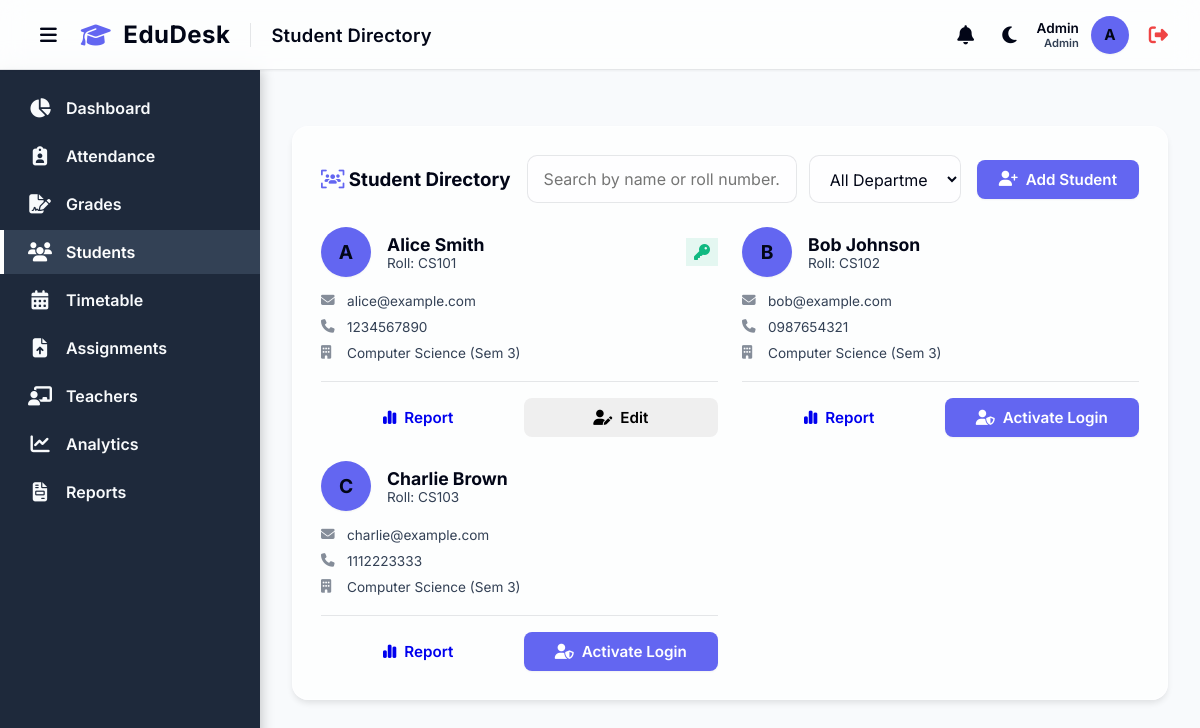
/students (signed in), run on the app's committed database.
### models.py (models this page shows)
class User(UserMixin, db.Model):
    id = db.Column(db.Integer, primary_key=True)
    name = db.Column(db.String(100), nullable=False)
    email = db.Column(db.String(120), unique=True, nullable=False)
    password_hash = db.Column(db.String(256), nullable=False)
    role = db.Column(db.String(20), nullable=False, default='Teacher') # 'Admin', 'Teacher', 'Student', 'Parent'
    subject_id = db.Column(db.Integer, db.ForeignKey('subject.id'), nullable=True)
    subject = db.relationship('Subject', foreign_keys=[subject_id], backref='users_as_teachers')
    notifications = db.relationship('Notification', backref='user', lazy=True)

class Student(db.Model):
    id = db.Column(db.Integer, primary_key=True)
    roll_number = db.Column(db.String(20), unique=True, nullable=False)
    name = db.Column(db.String(100), nullable=False)
    email = db.Column(db.String(120), unique=True, nullable=True)
    phone = db.Column(db.String(20), nullable=True)
    department = db.Column(db.String(50), nullable=True)
    semester = db.Column(db.Integer, nullable=True)
    batch = db.Column(db.String(50), nullable=True)
    teacher_id = db.Column(db.Integer, db.ForeignKey('user.id'), nullable=True)
    user_id = db.Column(db.Integer, db.ForeignKey('user.id'), nullable=True) # For Student Login
    parent_id = db.Column(db.Integer, db.ForeignKey('user.id'), nullable=True) # For Parent Linkage
    teacher = db.relationship('User', foreign_keys=[teacher_id], backref='students_mentored')
    user_account = db.relationship('User', foreign_keys=[user_id], backref='student_profile')
    parent = db.relationship('User', foreign_keys=[parent_id], backref='children')
    attendances = db.relationship('Attendance', backref='student', lazy=True)
    grades = db.relationship('Grade', backref='student', lazy=True)
    submissions = db.relationship('Submission', backref='student', lazy=True)

### app.py (the view)
@app.route('/students')
@login_required
def students():
    if current_user.role == 'Admin':
        all_students = Student.query.all()
        teachers = User.query.filter_by(role='Teacher').all()
    else:
        all_students = Student.query.filter_by(teacher_id=current_user.id).all()
        teachers = []
    return render_template('students.html', students=all_students, teachers=teachers)

### app.py (called while the page is built)
@login_manager.user_loader
def load_user(user_id):
    return User.query.get(int(user_id))

### templates/students.html (shortened to what this page needs)
{% extends 'base.html' %}
{% block page_title %}Student Directory{% endblock %}
{% block content %}
<div class="card">
    <div style="display: flex; justify-content: space-between; align-items: center; margin-bottom: 24px; gap: 16px; flex-wrap: wrap;">
        <h3 style="margin: 0;"><i class="fa-solid fa-users-viewfinder" style="color: var(--primary-color);"></i> Student Directory</h3>
        <div style="display: flex; gap: 12px; flex: 1; min-width: 300px;">
            <input type="text" id="directorySearch" class="form-control" placeholder="Search by name or roll number..." style="flex: 2;">
            <select id="deptFilter" class="form-control" style="flex: 1;">
                <option value="">All Departments</option>
            </select>
        </div>
        <button class="btn btn-primary" onclick="document.getElementById('addStudentForm').style.display='block'"><i class="fa-solid fa-user-plus"></i> Add Student</button>
    </div>
    <div id="studentGrid" style="display: grid; grid-template-columns: repeat(auto-fill, minmax(320px, 1fr)); gap: 24px;">
        {% for student in students %}
        <div class="glass-card student-card" data-name="{{ student.name|lower }}" data-roll="{{ student.roll_number|lower }}" data-dept="{{ student.department }}">
            <div style="display: flex; align-items: center; gap: 16px; margin-bottom: 16px;">
                <div class="avatar" style="width: 50px; height: 50px; background: var(--primary-color); font-size: 1.2rem;">
                    {{ student.name[0] }}
                </div>
                <div style="flex: 1;">
                    <h4 style="margin: 0; font-size: 1.1rem; color: var(--text-main);">{{ student.name }}</h4>
                    <p style="margin: 0; color: var(--text-muted); font-size: 0.85rem;">Roll: {{ student.roll_number }}</p>
                </div>
                {% if student.user_id %}
                <span class="badge" title="Has Login Account" style="background: rgba(16, 185, 129, 0.1); color: #10B981; padding: 4px 8px;"><i class="fa-solid fa-key"></i></span>
                {% endif %}
            </div>
            <div style="font-size: 0.85rem; color: var(--text-muted); display: grid; gap: 10px; margin-bottom: 20px;">
                <div style="display: flex; align-items: center; gap: 10px;"><i class="fa-solid fa-envelope" style="width: 16px; opacity: 0.6;"></i> {{ student.email or 'No Email' }}</div>
                <div style="display: flex; align-items: center; gap: 10px;"><i class="fa-solid fa-phone" style="width: 16px; opacity: 0.6;"></i> {{ student.phone or 'No Phone' }}</div>
                <div style="display: flex; align-items: center; gap: 10px;"><i class="fa-solid fa-building" style="width: 16px; opacity: 0.6;"></i> {{ student.department }} (Sem {{ student.semester }})</div>
            </div>
            <div style="display: flex; gap: 8px; border-top: 1px solid var(--border-color); pt: 16px; margin-top: 16px; padding-top: 16px;">
                <a href="{{ url_for('reports', student_id=student.id) }}" class="btn btn-secondary btn-small" style="flex: 1; text-align: center;"><i class="fa-solid fa-chart-simple"></i> Report</a>
                {% if current_user.role == 'Admin' %}
                    {% if not student.user_id %}
                    <button class="btn btn-primary btn-small" style="flex: 1;" onclick="openLoginModal({{ student.id }}, '{{ student.name }}')"><i class="fa-solid fa-user-shield"></i> Activate Login</button>
                    {% else %}
                    <button class="btn btn-secondary btn-small" style="flex: 1;"><i class="fa-solid fa-user-pen"></i> Edit</button>
                    {% endif %}
                {% endif %}
            </div>
        </div>
        {% else %}
        <p style="color: var(--text-muted); grid-column: 1 / -1; text-align: center; padding: 40px;">No students found in the database.</p>
        {% endfor %}
    </div>
</div>
</div>
{% endblock %}

### templates/base.html (shortened to what this page needs)
<!DOCTYPE html>
<html lang="en">
<head>
    <link rel="stylesheet" href="https://cdnjs.cloudflare.com/ajax/libs/font-awesome/6.4.0/css/all.min.css">
    <link rel="stylesheet" href="{{ url_for('static', filename='css/style.css') }}">
</head>
<body>
    <header class="topbar">
        <div style="display: flex; align-items: center; gap: 16px;">
            <button id="sidebarToggle" class="btn btn-theme-toggle" aria-label="Toggle Sidebar"
                style="background: transparent; border: none; color: var(--text-main); font-size: 1.2rem; cursor: pointer; display: flex; align-items: center; padding: 4px 8px;">
                <i class="fa-solid fa-bars"></i>
            </button>
            <div class="brand-header"
                style="display: flex; align-items: center; gap: 12px; font-size: 1.5rem; font-weight: 700; color: var(--text-main); letter-spacing: 0.5px;">
                <i class="fa-solid fa-graduation-cap" style="color: var(--primary-color);"></i>
                <span>EduDesk</span>
            </div>
            <h1 class="page-title" style="margin: 0;">{% block page_title %}Dashboard{% endblock %}</h1>
        </div>
        <div class="user-profile" style="display: flex; align-items: center; gap: 12px;">
            <div class="notification-wrapper" style="position: relative;">
                <button id="notifBell" class="btn btn-theme-toggle" aria-label="Notifications"
                    style="background: transparent; border: none; color: var(--text-main); font-size: 1.2rem; cursor: pointer; display: flex; align-items: center; padding: 4px 8px;">
                    <i class="fa-solid fa-bell"></i>
                </button>
            </div>
            <button id="themeToggle" class="btn btn-theme-toggle" aria-label="Toggle Theme"
                style="background: transparent; border: none; color: var(--text-main); font-size: 1.2rem; cursor: pointer; display: flex; align-items: center; padding: 4px 8px;">
                <i class="fa-solid fa-moon"></i>
            </button>
            <div style="text-align: right;">
                <div style="font-size: 0.85rem; font-weight: 600;">{{ current_user.name }}</div>
                <div style="font-size: 0.7rem; color: var(--text-muted);">{{ current_user.role }}</div>
            </div>
            <div class="avatar">{{ current_user.name[0] | upper if current_user.name else 'U' }}</div>
            <a href="{{ url_for('logout') }}" title="Logout"
                style="color: #ef4444; font-size: 1.2rem; margin-left: 8px;"><i
                    class="fa-solid fa-right-from-bracket"></i></a>
        </div>
    </header>
    <div class="layout-wrapper" style="display: flex; flex: 1;">
        <aside class="sidebar">
            <ul class="nav-links" style="padding-top: 16px;">
                <li class="nav-item">
                    <a href="{{ url_for('dashboard') }}"
                        class="nav-link {% if request.endpoint == 'dashboard' or request.endpoint == 'student_dashboard' or request.endpoint == 'parent_dashboard' %}active{% endif %}">
                        <i class="fa-solid fa-chart-pie"></i>
                        <span>Dashboard</span>
                    </a>
                </li>
                {% if current_user.role in ['Admin', 'Teacher'] %}
                <li class="nav-item">
                    <a href="{{ url_for('attendance') }}"
                        class="nav-link {% if request.endpoint == 'attendance' %}active{% endif %}">
                        <i class="fa-solid fa-clipboard-user"></i>
                        <span>Attendance</span>
                    </a>
                </li>
                <li class="nav-item">
                    <a href="{{ url_for('grades') }}"
                        class="nav-link {% if request.endpoint == 'grades' %}active{% endif %}">
                        <i class="fa-solid fa-file-signature"></i>
                        <span>Grades</span>
                    </a>
                </li>
                <li class="nav-item">
                    <a href="{{ url_for('students') }}"
                        class="nav-link {% if request.endpoint == 'students' %}active{% endif %}">
                        <i class="fa-solid fa-users"></i>
                        <span>Students</span>
                    </a>
                </li>
                {% endif %}
                <li class="nav-item">
                    <a href="{{ url_for('timetable') }}"
                        class="nav-link {% if request.endpoint == 'timetable' %}active{% endif %}">
                        <i class="fa-solid fa-calendar-days"></i>
                        <span>Timetable</span>
                    </a>
                </li>
                <li class="nav-item">
                    <a href="{{ url_for('assignments') }}"
                        class="nav-link {% if request.endpoint == 'assignments' %}active{% endif %}">
                        <i class="fa-solid fa-file-arrow-up"></i>
                        <span>Assignments</span>
                    </a>
                </li>
                {% if current_user.role == 'Admin' %}
                <li class="nav-item">
                    <a href="{{ url_for('teachers') }}"
                        class="nav-link {% if request.endpoint == 'teachers' %}active{% endif %}">
                        <i class="fa-solid fa-chalkboard-user"></i>
                        <span>Teachers</span>
                    </a>
                </li>
                {% endif %}
                {% if current_user.role in ['Admin', 'Teacher'] %}
                <li class="nav-item">
                    <a href="{{ url_for('analytics') }}"
                        class="nav-link {% if request.endpoint == 'analytics' %}active{% endif %}">
                        <i class="fa-solid fa-chart-line"></i>
                        <span>Analytics</span>
                    </a>
                </li>
                {% endif %}
                <li class="nav-item">
                    <a href="{{ url_for('reports') }}"
                        class="nav-link {% if request.endpoint == 'reports' %}active{% endif %}">
                        <i class="fa-solid fa-file-invoice"></i>
                        <span>Reports</span>
                    </a>
                </li>
            </ul>
        </aside>
        <main class="main-content">
            <div class="content-wrapper">
                {% block content %}
                {% endblock %}
            </div>
</body>
</html>

### static/css/style.css (style rules this page uses)
:root { --primary-color: #6366f1; --primary-hover: #4f46e5; --secondary-color: #64748b; --bg-color: #f8fafc; --sidebar-bg: #1e293b; --sidebar-text: #f8fafc; --sidebar-hover: #334155; --sidebar-active-text: #ffffff; --card-bg: rgba(255, 255, 255, 0.7); --card-border: rgba(255, 255, 255, 0.5); --text-main: #020617; --text-muted: #334155; --border-color: rgba(15, 23, 42, 0.1); --shadow-sm: 0 1px 2px rgba(0, 0, 0, 0.05); --shadow-md: 0 4px 6px -1px rgba(0, 0, 0, 0.1); --shadow-lg: 0 10px 15px -3px rgba(0, 0, 0, 0.1); --shadow-float: 0 20px 25px -5px rgba(0, 0, 0, 0.15); --transition: all 0.3s cubic-bezier(0.25, 0.8, 0.25, 1); }
.content-wrapper { animation: pageFadeIn 0.5s ease-out forwards; }
* { margin: 0; padding: 0; box-sizing: border-box; font-family: 'Inter', 'Segoe UI', system-ui, -apple-system, sans-serif; -webkit-font-smoothing: antialiased; -moz-osx-font-smoothing: grayscale; }
body { background-color: var(--bg-color); color: var(--text-main); display: flex; flex-direction: column; min-height: 100vh; }
.sidebar { width: 260px; background-color: var(--sidebar-bg); color: var(--sidebar-text); display: flex; flex-direction: column; box-shadow: 2px 0 12px rgba(0, 0, 0, 0.2); z-index: 10; }
.nav-links { list-style: none; padding: 24px 0; flex: 1; }
.nav-item { margin-bottom: 4px; }
.nav-link { display: flex; align-items: center; padding: 12px 24px; color: var(--sidebar-text); text-decoration: none; font-weight: 600; transition: var(--transition); gap: 14px; border-left: 4px solid transparent; }
.nav-link.active { background-color: var(--sidebar-hover); border-left-color: var(--sidebar-active-text); color: var(--sidebar-active-text); }
.nav-link i { font-size: 1.2rem; width: 24px; text-align: center; }
.main-content { flex: 1; display: flex; flex-direction: column; overflow-y: auto; }
.topbar { height: 70px; background-color: var(--card-bg); backdrop-filter: blur(12px); -webkit-backdrop-filter: blur(12px); display: flex; align-items: center; justify-content: space-between; padding: 0 32px; box-shadow: var(--shadow-sm); border-bottom: 1px solid var(--border-color); z-index: 50; position: sticky; top: 0; }
.page-title { font-size: 1.15rem; font-weight: 600; color: var(--text-main); letter-spacing: 0.2px; }
.user-profile { display: flex; align-items: center; gap: 12px; font-size: 0.95rem; font-weight: 600; color: var(--text-main); }
.avatar { width: 38px; height: 38px; border-radius: 50%; background-color: var(--primary-color); color: dark; display: flex; align-items: center; justify-content: center; font-weight: bold; box-shadow: var(--shadow-sm); }
.content-wrapper { padding: 32px; }
.card { background-color: var(--card-bg); backdrop-filter: blur(12px); -webkit-backdrop-filter: blur(12px); border-radius: 16px; padding: 28px; box-shadow: var(--shadow-md); border: 1px solid var(--card-border); transition: var(--transition); color: var(--text-main); }
input.form-control, select.form-control { width: 100%; padding: 12px 16px; border: 1px solid var(--border-color); border-radius: 10px; font-size: 1rem; transition: var(--transition); background-color: rgba(255, 255, 255, 0.4); color: var(--text-main); }
.btn { display: inline-flex; align-items: center; justify-content: center; padding: 10px 22px; border-radius: 8px; font-weight: 600; cursor: pointer; border: none; transition: var(--transition); text-decoration: none; font-size: 0.95rem; gap: 8px; }
.btn-primary { background-color: var(--primary-color); color: #ffffff; box-shadow: var(--shadow-sm); }

### data on the page
User: name "Admin", role "Admin", name "A"
Student: name "A", name "Alice Smith", roll_number "CS101", email "alice@example.com", phone "1234567890", department "Computer Science", semester "3", shows "Edit"
Student: name "B", name "Bob Johnson", roll_number "CS102", email "bob@example.com", phone "0987654321", department "Computer Science", semester "3"
Student: name "C", name "Charlie Brown", roll_number "CS103", email "charlie@example.com", phone "1112223333", department "Computer Science", semester "3"
